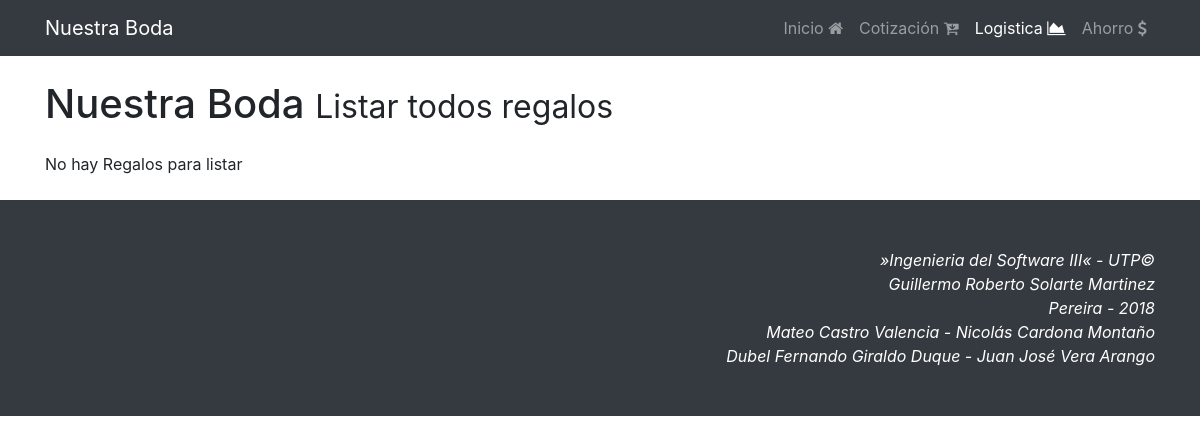
The app's page /app/logistica/listar_todos_regalos, older data.
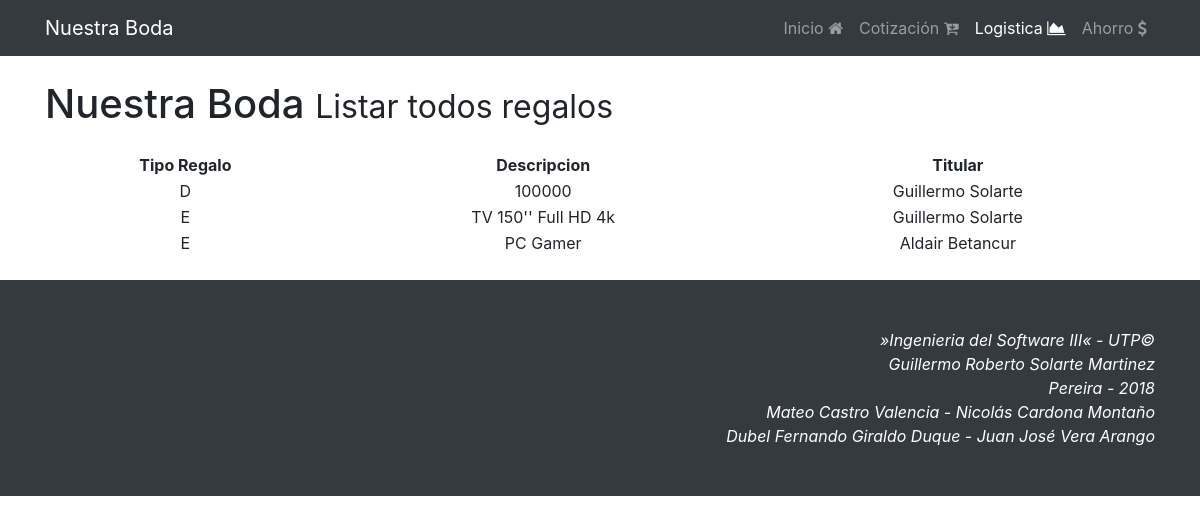
The same page, newer data.
### app/models.py (models this page shows, shortened)
class Regalo(models.Model):
	id = models.AutoField(primary_key=True)
	tipo = models.CharField(max_length=5)
	descripcion = models.CharField(max_length=100)
	titular = models.ManyToManyField("Invitado", related_name="user")

### app/views.py (the view)
# urls.py: path('logistica/listar_todos_regalos', views.listar_todos_regalos, name='listar_todos_regalos'),
def listar_todos_regalos(request):
	invitados = Invitado.objects.all()
	lista = []
	regalos = []
	for invitado in invitados:
		lista = list(Regalo.objects.all().filter(titular=invitado))
		for l in lista:
			regalo = {}
			regalo["tipo"] = l.tipo
			regalo["descripcion"] = l.descripcion
			regalo["titular"] = "{} {}".format(invitado.nombre, invitado.apellido)
			regalos.append(regalo)
	mode = True
	if not len(regalos):
		msg = "No hay Regalos para listar"
		mode = False
	else:
		msg = ""
	context = {
		'regalos' : regalos,
		'mode' : mode,
		'msg' : msg,
	}
	return render(request, 'listar_todos_regalos.html', context)

### templates/listar_todos_regalos.html (shortened to what this page needs)
{% extends "base.html" %}
{% load static %}
{% block active_log %}<li class="nav-item active">{% endblock %}
{% block jumbotrom %}Listar todos regalos{% endblock %}
{% block container %}
{{msg}}
	{% if mode %}
		<table style="width:100%" class="text-center">
	  	<tr>
		    <th>Tipo Regalo</th>
		    <th>Descripcion</th>
		    <th>Titular</th>
	  	</tr>
		{% for regalo in regalos %}
		<tr>
		    <td>{{regalo.tipo}}</td>
		    <td>{{regalo.descripcion}} </td>
		    <td>{{regalo.titular}}</td>
  		</tr>
  		{% endfor %}
  		</table>
	{% endif %}
{% endblock %}

Row changes from the older to the newer data that the page shows:
added Regalo: descripcion "100000"
added Regalo: descripcion "TV 150'' Full HD 4k"
added Regalo: descripcion "PC Gamer"
Text that changed along with them:
{{ msg }}: "No hay Regalos para listar" → (not shown)
text now shown: "Tipo Regalo Descripcion Titular"
new list line: "D Guillermo Solarte"
new list line: "E Guillermo Solarte"
new list line: "E Aldair Betancur"
